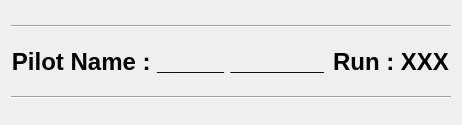
<?xml version="1.0" encoding="UTF-8"?>
<ui version="4.0">
 <class>WTop</class>
 <widget class="QWidget" name="WTop">
  <property name="geometry">
   <rect>
    <x>0</x>
    <y>0</y>
    <width>462</width>
    <height>125</height>
   </rect>
  </property>
  <property name="sizePolicy">
   <sizepolicy hsizetype="Preferred" vsizetype="Fixed">
    <horstretch>0</horstretch>
    <verstretch>0</verstretch>
   </sizepolicy>
  </property>
  <property name="windowTitle">
   <string>Form</string>
  </property>
  <layout class="QGridLayout" name="gridLayout">
   <item row="1" column="1">
    <widget class="QLabel" name="RaceInfo">
     <property name="sizePolicy">
      <sizepolicy hsizetype="Preferred" vsizetype="Fixed">
       <horstretch>0</horstretch>
       <verstretch>0</verstretch>
      </sizepolicy>
     </property>
     <property name="font">
      <font>
       <pointsize>18</pointsize>
       <weight>75</weight>
       <bold>true</bold>
      </font>
     </property>
     <property name="text">
      <string>Run : XXX</string>
     </property>
     <property name="alignment">
      <set>Qt::AlignCenter</set>
     </property>
    </widget>
   </item>
   <item row="1" column="0">
    <widget class="QLabel" name="PilotName">
     <property name="sizePolicy">
      <sizepolicy hsizetype="Preferred" vsizetype="Fixed">
       <horstretch>0</horstretch>
       <verstretch>0</verstretch>
      </sizepolicy>
     </property>
     <property name="font">
      <font>
       <pointsize>18</pointsize>
       <weight>75</weight>
       <bold>true</bold>
      </font>
     </property>
     <property name="text">
      <string>Pilot Name : _____ _______</string>
     </property>
     <property name="alignment">
      <set>Qt::AlignCenter</set>
     </property>
    </widget>
   </item>
   <item row="2" column="0" colspan="2">
    <widget class="Line" name="line_2">
     <property name="sizePolicy">
      <sizepolicy hsizetype="Minimum" vsizetype="Fixed">
       <horstretch>0</horstretch>
       <verstretch>0</verstretch>
      </sizepolicy>
     </property>
     <property name="orientation">
      <enum>Qt::Horizontal</enum>
     </property>
    </widget>
   </item>
   <item row="0" column="0" colspan="2">
    <widget class="Line" name="line">
     <property name="orientation">
      <enum>Qt::Horizontal</enum>
     </property>
    </widget>
   </item>
  </layout>
 </widget>
 <resources/>
 <connections/>
</ui>
